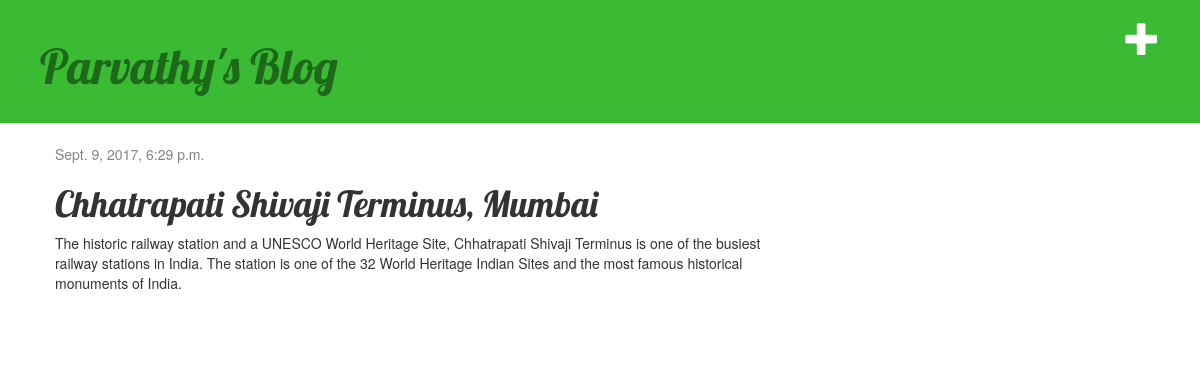
Screenshot of /post/7/ with the database file from the repository.
### blog/models.py (models this page shows, shortened)
class Post(models.Model):
    author = models.ForeignKey('auth.User')
    title = models.CharField(max_length=200)
    text = models.TextField()
    created_date = models.DateTimeField(
            default=timezone.now)
    published_date = models.DateTimeField(
            blank=True, null=True)

### blog/views.py (the view)
# urls.py: url(r'^post/(?P<pk>\d+)/$', views.post_detail, name='post_detail'),
def post_detail(request, pk):
    post = get_object_or_404(Post, pk=pk)
    return render(request, 'blog/post_detail.html', {'post': post})

### blog/templates/blog/post_detail.html
{% extends 'blog/base.html' %}
{% block content %}
    <div class="post">
        {% if post.published_date %}
            <div class="date">
                {{ post.published_date }}
            </div>
        {% endif %}
        <h1>{{ post.title }}</h1>
        <p>{{ post.text|linebreaksbr }}</p>
    </div>
{% endblock %}

### blog/static/css/blog.css (style rules this page uses)
h1, h2, h3, h4 { font-family: 'Lobster', cursive; }
.date { color: #828282; }
.post { background-color: ; margin-bottom: 70px; }

### rows the page displays
Post: published_date "Sept. 9, 2017, 6:29 p.m.", title "Chhatrapati Shivaji Terminus, Mumbai", text "The historic railway station and a UNESCO World Heritage Site, Chhatrapati Shivaji Terminus is one of the busiest railway stations in India. The station is one of the 32 World Heritage Indian Sites and the most famous historical monuments of India."
